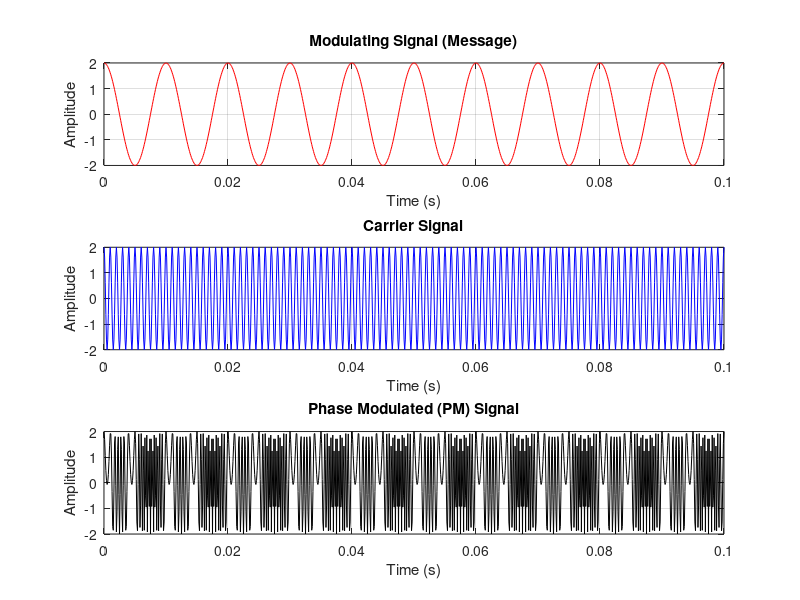

The MATLAB source for this figure:
fs = 10000;
t = 0:1/fs:0.1;
fm = 100;
fc = 1000;
Am = 2;
Ac = 2;
kp = 5*pi; % Phase sensitivity (adjust as needed)

massge = Am * cos(2 * pi * fm * t);
carr = Ac * cos(2 * pi * fc * t);
% PM signal: phase changes directly with m(t)
pm_signal = Ac * cos(2 * pi * fc * t + kp * massge);

figure;

subplot(3,1,1);
plot(t, massge, 'r');
xlabel('Time (s)');
ylabel('Amplitude');
grid on;
title('Modulating Signal (Message)');

subplot(3,1,2);
plot(t, carr, 'b');
xlabel('Time (s)');
ylabel('Amplitude');
grid on;
title('Carrier Signal');

subplot(3,1,3);
plot(t, pm_signal, 'k');
xlabel('Time (s)');
ylabel('Amplitude');
grid on;
title('Phase Modulated (PM) Signal');
